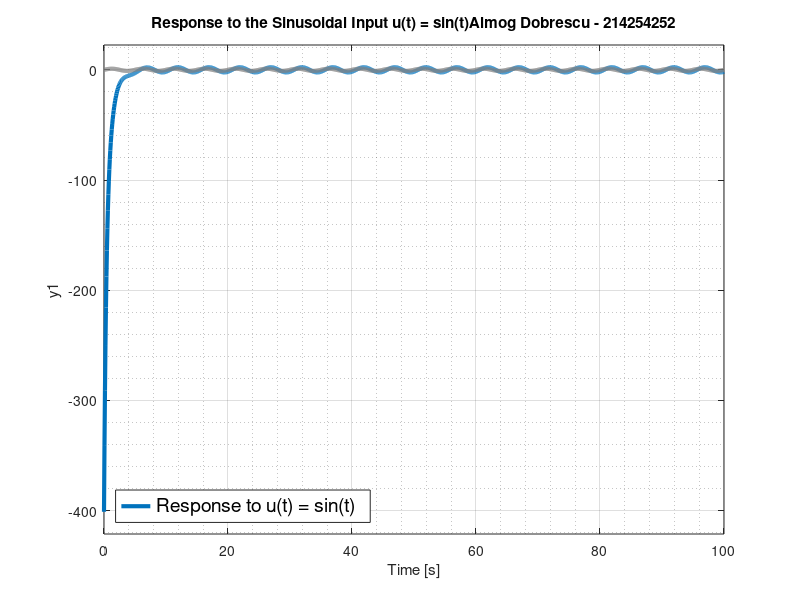

This figure's MATLAB source:
%Almog Dobrescu
clc;

A = [-3 0 0 0 -16;
    1/3 -4/3 -1/3 -1/3 -2/3;
    16/3 -4/3 -7/3 5/3 -32/3;
    -2/3 2/3 2/3 -10/3 4/3;
    0 0 0 0 -5];

B = [1;2;-4;3;0];

C = [-4 2 -4 -3 7];

D = [0];

X0 = [1;-9;100;0;3];

%Q2.1

poly(A)

%Q2.2

eig(A)

%Q2.3

[z, p, k] = ss2zp(A,B,C,D)

%%

%Q2.5

sys = ss(A,B,C,D);
[u,t] = gensig("sine",5,100);
fig1 = figure("Name",'Response to the Sinusoidal Input u(t) = sin(t)','Position',[200 50 1200 820]);
lsim(sys,u,t,X0);
set(findall(gcf, 'type', 'line'), "linewidth", 3)
title (["Response to the Sinusoidal Input u(t) = sin(t)", "Almog Dobrescu - 214254252"])
grid on
grid minor
legend({'Response to u(t) = sin(t)'},'FontSize',14 ,'Location','southwest')
%exportgraphics(fig1, 'Q2_5-graph.png','Resolution',1200); %export the fig to a png file



